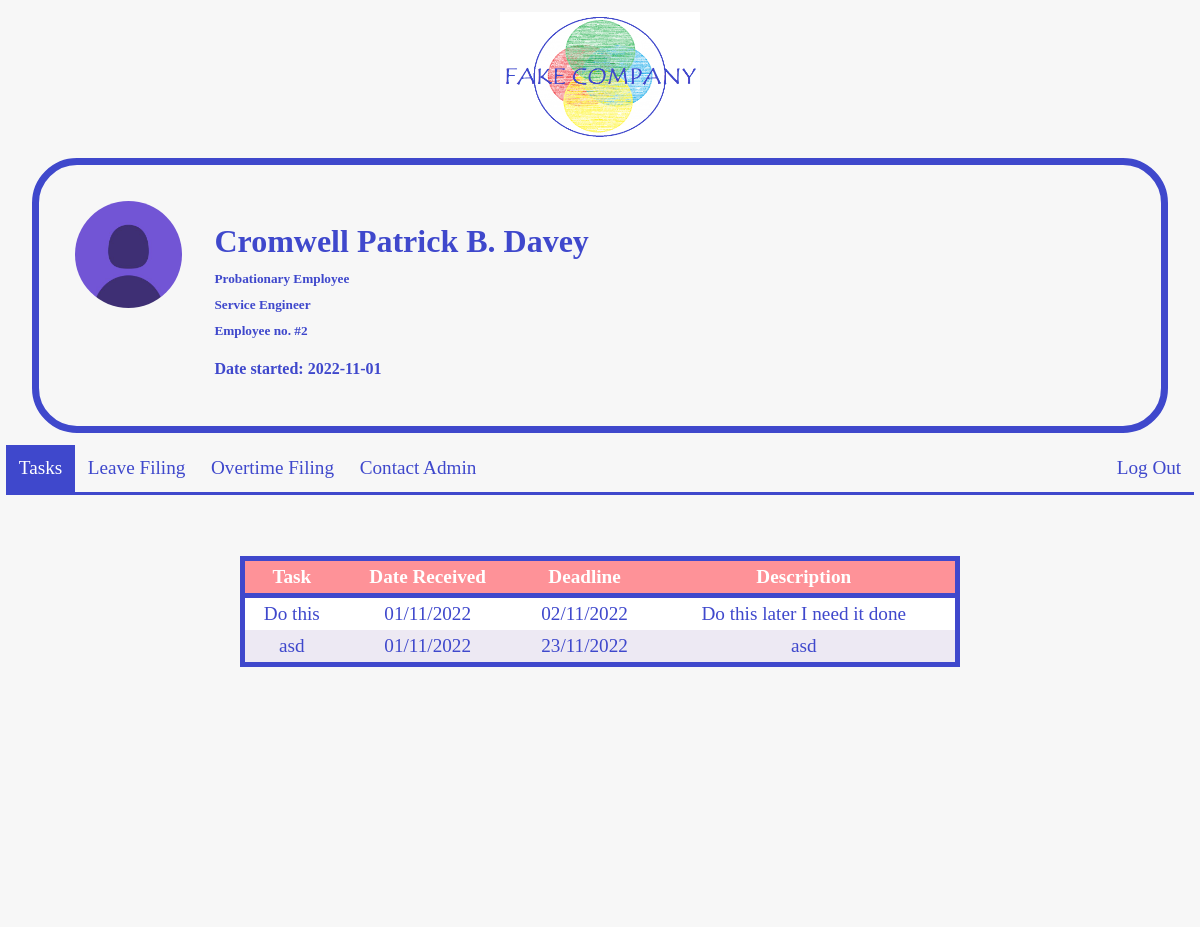
Screenshot of / (signed in) with the database file from the repository.
### tables this page shows
CREATE TABLE "users" (
	"id"	INTEGER NOT NULL,
	"username"	TEXT NOT NULL,
	"hash"	TEXT NOT NULL UNIQUE,
	"employee_name"	TEXT NOT NULL UNIQUE,
	"employee_number"	INTEGER NOT NULL UNIQUE,
	"employee_type"	TEXT NOT NULL,
	"employee_position"	TEXT NOT NULL,
	"date_started"	TEXT DEFAULT (date('now')),
	PRIMARY KEY("id" AUTOINCREMENT)
);

CREATE TABLE "tasks" (
	"task_id"	INTEGER,
	"user_id"	INTEGER,
	"task"	TEXT NOT NULL,
	"date_received"	TEXT NOT NULL DEFAULT current_timestamp,
	"deadline"	TEXT NOT NULL,
	"description"	TEXT NOT NULL,
	FOREIGN KEY("user_id") REFERENCES "users"("id"),
	PRIMARY KEY("task_id")
);

### app.py (the view, shortened to what this page needs)
@app.route("/", methods = ["GET", "POST"])
@login_required
def index():
        tasks = db.query(Tasks).filter_by(user_id = session["user_id"]).all()
        todos = db.query(Todo).filter_by(user_id = session["user_id"]).order_by(Todo.date_created.desc()).all()
        return render_template("index.html", tasks=tasks, todos=todos)

### app.py (called while the page is built)
@app.after_request
def after_request(response):
    response.headers["Cache-Control"] = "no-cache, no-store, must-revalidate"
    response.headers["Expires"] = 0
    response.headers["Pragma"] = "no-cache"
    return response

@app.context_processor
def homepage_items():
    user = None
    position = None
    user_managers = db.query(Users).filter_by(employee_position = "Manager").all()
    if session.get("user_id"):
        user = db.query(Users).filter_by(id = session["user_id"]).scalar()
        position = db.query(Users).filter_by(id = session["user_id"]).scalar().employee_position
    return dict(user = user, position = position, user_managers=user_managers)

### functions.py (called while the page is built)
def login_required(f):
    @wraps(f)
    def decorated_function(*args, **kwargs):
        if session.get("user_id") is None:
            return redirect("/login")
        return f(*args, **kwargs)
    return decorated_function

### templates/index.html (shortened to what this page needs)
{% extends "layout.html" %}
{% block main %}
    {% if position == "Manager" %}
    <form action="/" method="post" id="todo_form">
        <div class="table_index" >
            <table class="table" style="width: 100%;" cellpadding="8">
                <thead>
                    <tr>
                        <th><strong>Title</strong></th>
                        <th><strong>Description</strong></th>
                        <th><strong>Action</strong></th>
                    </tr>
                </thead>
                <tbody>
                    {% for todo in todos %}
                        <tr>
                            <td>{{ todo.title }}</td>
                            <td>{{ todo.description }}</td>
                            <td>
                                <input type="hidden" name="todo_id" value="{{ todo.todo_id }}">
                                <button type="submit" name="action" value="remove">Remove</button>
                            </td>
                        </tr>
                    {% endfor %}
                    <tr>
                        <td><input class="manager_form" type="text" id="title" name="title" placeholder="Title..."size="5"></td>
                        <td>
                            <div>
                                <textarea class="manager_form" id="description" name="description" placeholder="Write something..." style="height:100px; width:100%;"></textarea>
                            </div>
                        </td>
                        <td>
                            <div>
                                <button type="submit" id="submit" name="action" value="add" style="margin-left: 20px;">Add</button>
                            </div>
                        </td>
                    </tr>
                </tbody>
            </table>
        </div>
    </form>
    {% else %}
        <table class="table" cellpadding="5" style="width: 60%; margin-top: 1.8rem;">
            <thead>
                <tr>
                    <th><strong>Task</strong></th>
                    <th><strong>Date Received</strong></th>
                    <th><strong>Deadline</strong></th>
                    <th><strong>Description</strong></th>
                </tr>
            </thead>
            <tbody>
                {% for task in tasks %}
                    <tr>
                        <td>{{ task.task }}</td>
                        <td>{{ task.date_received }}</td>
                        <td>{{ task.deadline }}</td>
                        <td>{{ task.description }}</td>
                    </tr>
                {% endfor %}
            </tbody>
        </table>
    {% endif %}
{% endblock %}

### templates/layout.html (shortened to what this page needs)
<!DOCTYPE html>
<html lang="en">
    <head>
        <link href="/static/styles.css" rel="stylesheet">
    </head>
    <body style="margin: 0;">
        <div class="container">
            <div class="logo">
                <img height="130" width="200" src="/static/company_logo.png" alt="company_logo">
            </div>
            <div class="user_info_container">
                <div class="user_image">
                    <img class="dp" style="border-radius: 50%;" src="/static/user_profile_placeholder.jpg" alt="profile">
                </div>
                <div class="user_info">
                    <div class="user_info_details">
                        <h3 style="font-size: 2rem;">{{user.employee_name}}</h3>
                        <h5>{{user.employee_type}}</h5>
                        <h5>{{user.employee_position}}</h5>
                        <h5>Employee no. #{{user.employee_number}}</h5>
                        <h4>Date started: {{user.date_started}}</h5>
                    </div>
                </div>
            </div>
            {% if position == "Manager" %}
                <nav class="navigation_bar">
                    <ul class="nav_1">
                        <li><a href="/">To Do</a></li>
                        <li><a href="/give_tasks">Give Tasks</a></li>
                        <li><a href="/filed_leaves">Filed Leaves</a></li>
                        <li><a href="/filed_overtimes">Filed Overtimes</a></li>
                        <li><a href="/contact_admin">Contact Admin</a></li>
                        <li><a href="/logout">Log Out</a></li>
                </nav>
            {% else %}
                <nav class="navigation_bar">
                    <ul class="nav_1">
                        <li><a href="/">Tasks</a></li>
                        <li><a href="/leave_file">Leave Filing</a></li>
                        <li><a href="/overtime_file">Overtime Filing</a></li>
                        <li><a href="/contact_admin">Contact Admin</a></li>
                        <li><a href="/logout">Log Out</a></li>
                </nav>
            {% endif %}
            <main class="container_main">
                {% block main %}{% endblock %}
            </main>
        </div>
    </body>
</html>

### static/styles.css (style rules this page uses)
.active, .active:hover { background-color: #3f48cc; }
.container { position:static; }
.logo { text-align: center; padding: 1%; }
.user_info_container { padding: 3% 1% 3% 3%; margin-left: 2rem; margin-right: 2rem; border: 7px solid #3f48cc; border-style: solid; border-radius: 45px; border-color: #3f48cc; display: flex; }
.dp { max-width: 100%; width: auto; height: auto; }
.user_image { width: 10%; }
.user_info { display: inline-block; margin-left: 2rem; }
.user_info_details { color: #3f48cc; position: relative; top: 10px; }
.user_info_details h3, .user_info_details h5 { margin-bottom: 0; margin-top: 10px; }
.navigation_bar { overflow: hidden; margin-left: 0.5%; margin-right: 0.5%; margin-top: 1%; border-bottom: 3px solid #3f48cc; }
.nav_1 { list-style-type: none; margin: 0; padding: 0; overflow: hidden; }
.nav_1 li { float: left; }
.nav_1 li:last-child { float: right; }
.nav_1 li a { display: block; color: #3f48cc; text-align: center; padding: 0.8rem; font-size: 120%; text-decoration: none; }
.container, .container_main, .user_info, .navigation_bar, .nav_1, .container_main { background-color: #f7f7f7; }
.container_main { padding-top: 2rem; margin: 0; margin-left: auto; margin-right: auto; display:flex; flex-direction: column; align-items:center; overflow: auto; height: 25rem; }
.table { border: 5px solid #3f48cc; border-radius: 50px; font-size: 120%; text-align: center; border-collapse: collapse; color: #3f48cc; }
.table th { border-bottom: 5px solid #3f48cc; background-color: #fe9298; color: white; }
.table tr:nth-child(even) { background-color: #ede9f3; }
.table tr:nth-child(odd) { background-color: white; }
h2, h3 { margin: 0; line-height: 2.5rem; }

### rows the page displays
users: employee_name "Cromwell Patrick B. Davey", employee_type "Probationary Employee", employee_position "Service Engineer", employee_number "2", date_started "2022-11-01"
tasks: task "Do this", date_received "01/11/2022", deadline "02/11/2022", description "Do this later I need it done"
tasks: task "asd", date_received "01/11/2022", deadline "23/11/2022", description "asd"
